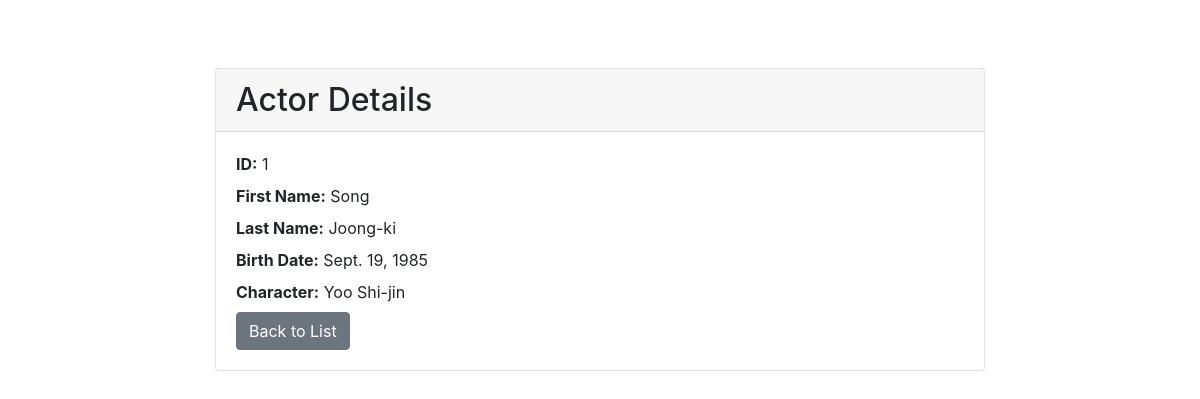
Page /kdrama/actor_details/1/ on the committed database.
### kdrama/models.py (models this page shows, shortened)
class actor(models.Model):
    actor_id = models.AutoField(primary_key=True)
    first_name = models.CharField(max_length=25, blank=True)
    last_name = models.CharField(max_length=25, blank=True)
    birth_date = models.DateField(blank=True, null=True)
    character = models.ForeignKey(character, on_delete=models.CASCADE)

class character(models.Model):
    character_id = models.AutoField(primary_key=True)
    name = models.CharField(max_length=50, blank=True)
    kdrama = models.ForeignKey(kdrama, on_delete=models.CASCADE)

### kdrama/views.py (the view)
# urls.py: path('actor_details/<int:actor_id>/', views.ActorDetails.as_view(), name='actor_details'),
class ActorDetails(View):
    def get(self, request, actor_id):
        actor1 = get_object_or_404(actor, pk=actor_id)
        return render(request=request, template_name='kdrama/actor_details.html', context={'actor': actor1})

### kdrama/templates/kdrama/actor_details.html (shortened to what this page needs)
{% extends 'base.html' %}
{% block content %}
    <div class="card mt-5">
        <div class="card-header">
            <h2 class="mb-0">Actor Details</h2>
        </div>
        <div class="card-body">
            <p class="mb-2"><strong>ID:</strong> {{ actor.actor_id }}</p>
            <p class="mb-2"><strong>First Name:</strong> {{ actor.first_name }}</p>
            <p class="mb-2"><strong>Last Name:</strong> {{ actor.last_name }}</p>
            <p class="mb-2"><strong>Birth Date:</strong> {{ actor.birth_date }}</p>
            <p class="mb-2"><strong>Character:</strong> {{ actor.character.name }}</p>
            <a href="{% url 'actor-list' %}" class="btn btn-secondary">Back to List</a>
        </div>
    </div>
{% endblock %}

### templates/base.html (style rules this page uses)
body { padding-top: 20px; }
.btn { margin-right: 10px; }

### rows in the picture
actor: actor_id "1", first_name "Song", last_name "Joong-ki", birth_date "Sept. 19, 1985", character.name "Yoo Shi-jin"
